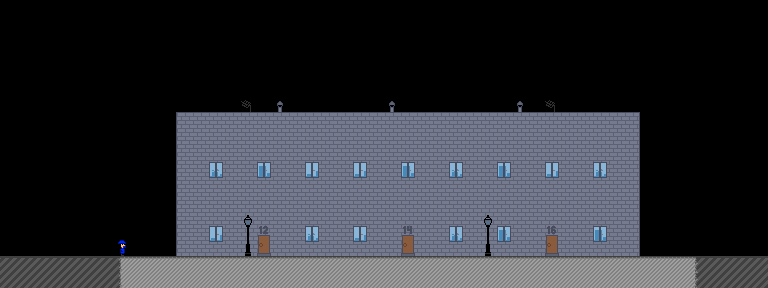

The image is a tile-based game level rendered from a .tmx file. Its description and source (layers, tilesets, objects; grid data summarised) follow:
An orthogonal 48x18 tile map with 16x16 px tiles, 4 tile layers (Back2, Back, Solid, Front) and 4 objects (2x message, event, flag).

<map version="1.0" orientation="orthogonal" width="48" height="18" tilewidth="16" tileheight="16">
 <properties>
  <property name="player_x" value="34" />
  <property name="player_y" value="15" />
  <property name="sky_color" value="AAE8F7" />
  <property name="warp_left" value="crash_1" />
 </properties>
 <tileset firstgid="1" name="tileset1" tilewidth="16" tileheight="16">
  <image source="tileset1.png" width="256" height="256" />
 </tileset>
 <layer name="Back2" width="48" height="18">
  <data>[864 cells, 266 non-empty, 16 distinct tile ids]</data>
 </layer>
 <layer name="Back" width="48" height="18">
  <data>[864 cells, 7 non-empty, 4 distinct tile ids]</data>
 </layer>
 <layer name="Solid" width="48" height="18">
  <data>[864 cells, 108 non-empty, 9 distinct tile ids]</data>
 </layer>
 <layer name="Front" width="48" height="18">
  <data>[864 cells, 0 non-empty, 0 distinct tile ids]</data>
 </layer>
 <objectgroup name="ContactObjects" width="48" height="18">
  <object name="msg_right" type="message" x="656" y="224" width="48" height="32">
   <properties>
    <property name="string" value="That's the$wrong way!" />
    <property name="x" value="0" />
    <property name="y" value="0" />
   </properties>
  </object>
  <object name="msg_left" type="message" x="112" y="224" width="48" height="32">
   <properties>
    <property name="string" value="Sorry! there have been$a really bad accident$back there, so nobody$can cross this way." />
    <property name="x" value="-48" />
    <property name="y" value="-16" />
   </properties>
  </object>
  <object name="event_explosion" type="event" x="384" y="160" width="32" height="128">
   <properties>
    <property name="ifclr" value="_event_explosion" />
    <property name="ifset" value="lft" />
    <property name="warp" value="home_2" />
   </properties>
  </object>
  <object name="flag_set_lft" type="flag" x="128" y="192" width="32" height="80">
   <properties>
    <property name="set" value="lft" />
   </properties>
  </object>
 </objectgroup>
</map>